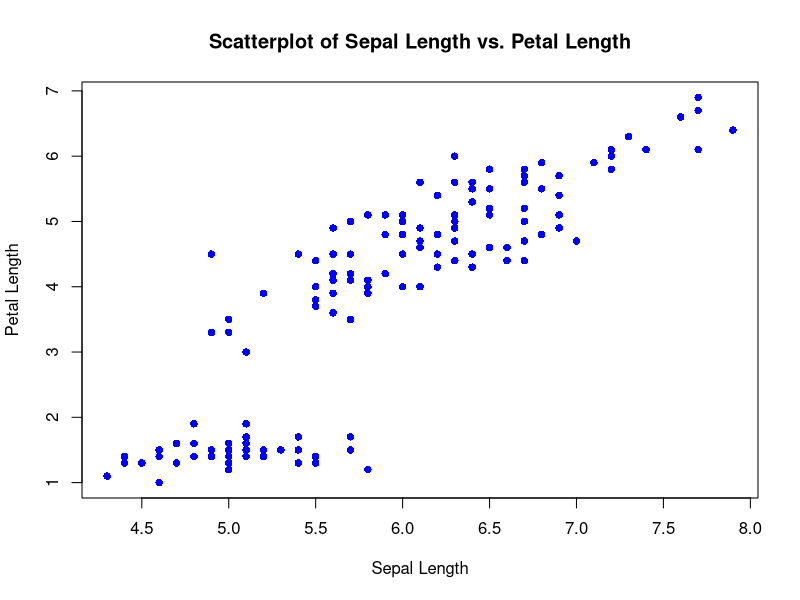

R code for this plot:
# Load the iris dataset
data(iris)

# Open a PNG device to save the plot with high resolution
png("sepal_petal_scatterplot.png", width = 1600, height = 1200, res = 300)

# Create the scatterplot of Sepal.Length vs. Petal.Length
plot(iris$Sepal.Length, iris$Petal.Length, 
     xlab = "Sepal Length", 
     ylab = "Petal Length", 
     main = "Scatterplot of Sepal Length vs. Petal Length", 
     col = "blue", 
     pch = 16)

# Close the PNG device
dev.off()

cat("Plot saved as 'sepal_petal_scatterplot.png' with high resolution.\n")
